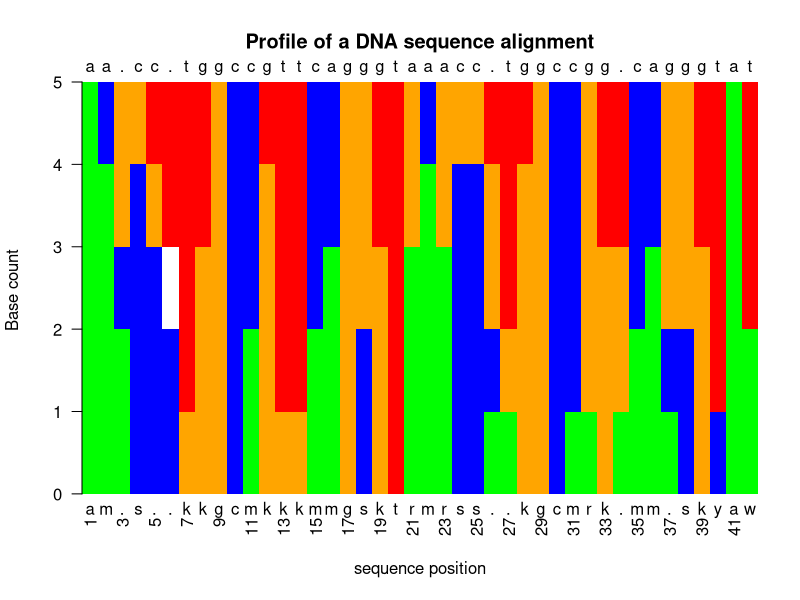

Generate this figure with R:
library(seqinr)


### Name: consensus
### Title: Consensus and profiles for sequence alignments
### Aliases: consensus con

### ** Examples

#
# Read 5 aligned DNA sequences at 42 sites:
#
  phylip <- read.alignment(file = system.file("sequences/test.phylip", 
    package = "seqinr"), format = "phylip")
#
# Show data in a matrix form:
#
  (matali <- as.matrix(phylip))
#
# With the majority rule:
#
  res <- consensus(phylip)
  stopifnot(c2s(res) == "aaaccctggccgttcagggtaaaccgtggccgggcagggtat")
#
# With a threshold:
#
  res.thr <- consensus(phylip, method = "threshold")
  res.thr[is.na(res.thr)] <- "." # change NA into dots
# stopifnot(c2s(res.thr) == "aa.c..t.gc.gtt..g..t.a.cc..ggccg.......ta.")
  stopifnot(c2s(res.thr) == "aa.cc.tggccgttcagggtaaacc.tggccgg.cagggtat")
#
# With an IUPAC summary:
#
  res.iup <- consensus(phylip, method = "IUPAC")
  stopifnot(c2s(res.iup) == "amvsbnkkgcmkkkmmgsktrmrssndkgcmrkdmmvskyaw")
  # replace 3 and 4-fold symbols by dots:
  res.iup[match(res.iup, s2c("bdhvn"), nomatch = 0) > 0] <- "."
  stopifnot(c2s(res.iup) == "am.s..kkgcmkkkmmgsktrmrss..kgcmrk.mm.skyaw")
#
# With a profile method:
#
  (res <- consensus(phylip, method = "profile"))
#
# Show the connection between the profile and some consensus:
#
  bxc <- barplot(res, col = c("green", "blue", "orange", "white", "red"), border = NA,
  space = 0, las = 2, ylab = "Base count",
  main = "Profile of a DNA sequence alignment",
  xlab = "sequence position", xaxs = "i")
  
  text(x = bxc, y = par("usr")[4],lab = res.thr, pos = 3, xpd = NA)
  text(x = bxc, y = par("usr")[1],lab = res.iup, pos = 1, xpd = NA)
